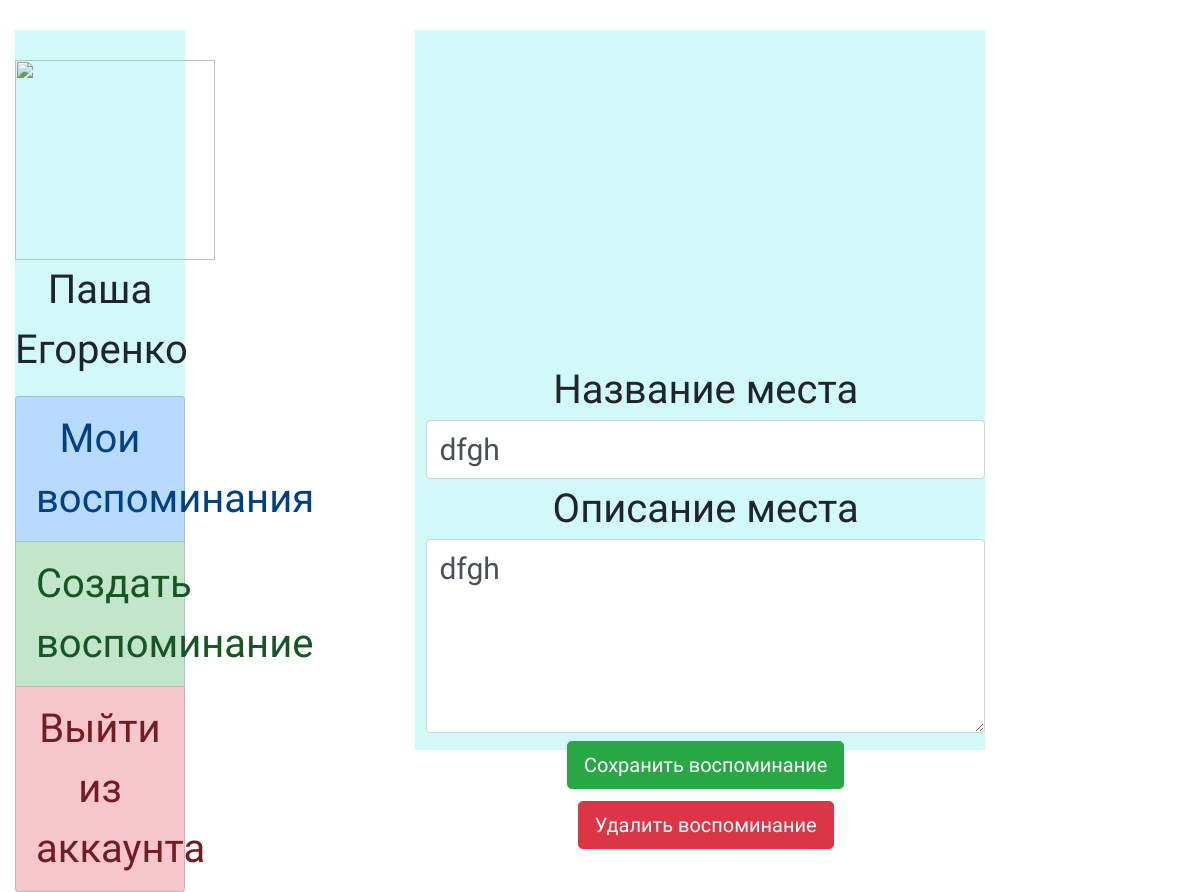
The app's page /my_memories/15 (signed in), older data.
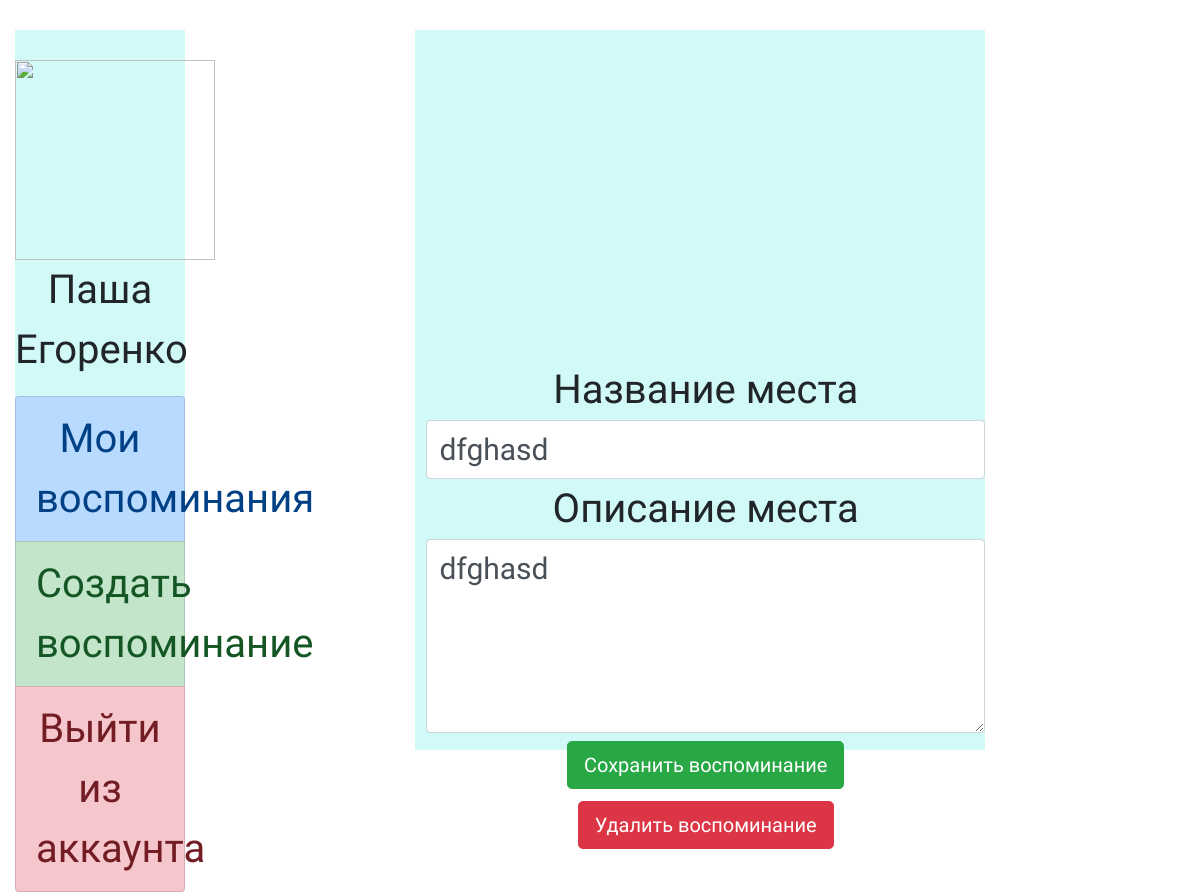
The same page, newer data.
### places_remember/models.py (models this page shows, shortened)
class Place(models.Model):
    title = models.CharField(max_length=100, verbose_name='Название места')
    discription = models.TextField(blank=True, verbose_name='Описание места')
    created = models.DateTimeField(auto_now_add=True, verbose_name='Дата создания')
    user = models.ForeignKey(User, on_delete=models.CASCADE)
    coords = models.CharField(max_length=100, verbose_name='Координаты')

### places_remember/views.py (the view)
# urls.py: path('my_memories/<int:memory_pk>', login_required(MemoryDetails.as_view()), name='details'),
class MemoryDetails(UpdateView):
    model = Place
    form_class = PlaceForm
    template_name = 'places_remember/create_memory.html'
    pk_url_kwarg = 'memory_pk'
    success_url = '/my_memories'
    context_object_name = 'memory'
    def get_object(self, queryset=None):
        obj = super(MemoryDetails, self).get_object()
        if not obj.user == self.request.user:
            raise Http404
        return obj

### places_remember/forms.py
class PlaceForm(forms.ModelForm):
    title = forms.CharField(
        label='',
        widget=forms.TextInput(attrs={
            "class": "form-control",
            "placeholder": "Введите название места",
            'style': 'font-size: 30px',
        }))
    discription = forms.CharField(
        required=False,
        widget=forms.Textarea(
            attrs={
                "class": "form-control",
                'rows': '4',
                'style': 'font-size: 30px',
            }
        )
    )
    coords = forms.CharField(
        widget=forms.TextInput(
            attrs={
                'type': "hidden",
                "id": "coords",
            }
        )
    )
    class Meta:
        model = Place
        fields = ('title', 'discription', 'coords')

### templates/places_remember/create_memory.html (shortened to what this page needs)
<!DOCTYPE html>
{% extends "places_remember/base.html" %}
{% block content %}
<html xmlns="http://www.w3.org/1999/xhtml">
{% load static %}
<head>
</head>
<body>
<div class="map" id="map"></div>
<div class="div2">
    <form method="POST" action="">{% csrf_token %}
        Название места
        {{ form.title }}
        Описание места
        {{ form.discription }}
        <button class="btn btn-success btn-lg" type="submit" id="button-addon2">
            {% if memory %}
            Сохранить воспоминание
            {% else %}
            Создать воспоминание
            {% endif %}
        </button>
    </form>
    {% if memory %}
    <form method="POST" action="{% url 'delete' memory.pk %}">{% csrf_token %}
        <button class="btn btn-danger btn-lg" type="submit" value="Delete">Удалить воспоминание</button>
    </form>
</div>
{% endif %}
{% endblock %}

Row changes from the older to the newer data that the page shows:
changed Place: title "dfgh" → "dfghasd"; discription "dfgh" → "dfghasd"
